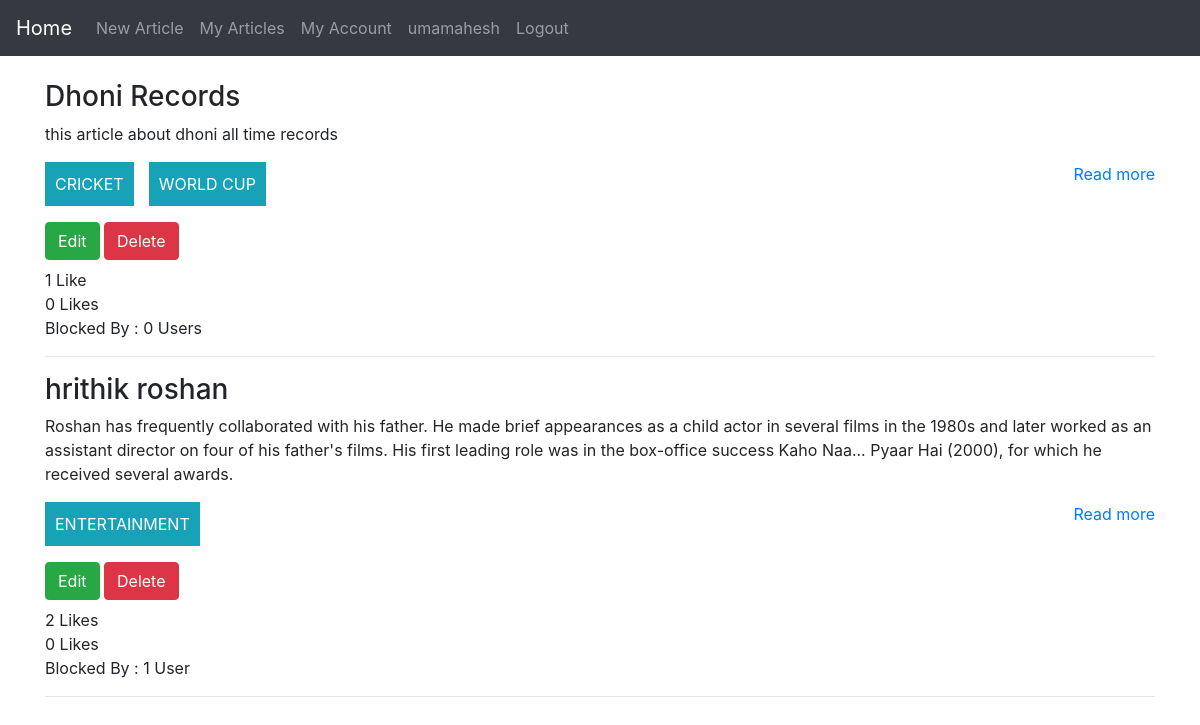
Screenshot of /myarticles/ (signed in) with the database file from the repository.
### articles/models.py (models this page shows, shortened)
class User(AbstractUser):
    mobile = models.CharField(max_length=13)
    birth_date = models.DateField(null=True, blank=True)
    article_preferences = models.ForeignKey(Category,on_delete=models.CASCADE,blank=True,null=True)

class Article(models.Model):
    name = models.CharField("Article Name",max_length=100)
    description = models.TextField(max_length=1000)
    image = models.CharField(max_length=500,default="http://cloudrangers.com/blog/wp-content/uploads/2017/08/blog_default.png")
    category = models.ForeignKey(Category, on_delete=models.CASCADE)
    tags = models.ManyToManyField(Tags)
    user = models.ForeignKey(User, on_delete=models.CASCADE)
    likes = models.ManyToManyField(User,blank=True,related_name='likes')
    dislikes = models.ManyToManyField(User, blank=True, related_name='dislikes')
    blocked_by = models.ManyToManyField(User,blank=True,related_name='blocked_users')
    def __str__(self):
        return self.name

class Tags(models.Model):
    name = models.CharField(max_length=50)
    def __str__(self):
        return self.name

### articles/views.py (the view)
# urls.py: path('myarticles/', MyArticleListView.as_view(),name = "my_articles"),
@method_decorator(login_required, name='dispatch')
class MyArticleListView(ListView):
    model = Article
    context_object_name = 'articles'
    template_name = 'articles/my_articles.html'
    def get_queryset(self):
        user_articles = Article.objects.filter(user=self.request.user)
        return user_articles

### articles/templates/articles/my_articles.html (shortened to what this page needs)
{% extends 'articles/base.html' %}
{% block content %}
    <div class="span8">
        {% for article in articles %}
                <h3>{{article.name}}</h3>
                <p>{{article.description}}</p>
                <div>
                    <div class="more label"><a href="{% url 'article_details' article.id %}">Read more</a></div>
                    <div class="tags">
                        {% for tags in article.tags.all %}
                            <span class="btn-info"><a href="#">{{ tags }}</a></span>
                        {% endfor %}
                    </div>
                </div>
                <div class="mt-3 mb-2">
                {% if user.is_authenticated %}
                    <a href="{% url 'article_edit' article.id %}" class="btn btn-success">Edit</a>
                    <a href="{% url 'article_delete' article.id %}" class="btn btn-danger">Delete</a>
                 {% endif %}
                </div>
                {{ article.likes.all|length }} Like{{ article.likes.all|length|pluralize }}
                <br>
                {{ article.dislikes.all|length }} Like{{ article.dislikes.all|length|pluralize }}
                <br>
                Blocked By : {{ article.blocked_by.all|length }} User{{ article.blocked_by.all|length|pluralize }}
                <hr>
        {%empty%}
        <div class="alert alert-danger alert-dismissible fade show">
            <button type="button" class="close" data-dismiss="alert"> &times;</button>
            You don't have any articles
        </div>
        {% endfor %}
    </div>
{% endblock %}

### articles/templates/articles/base.html (shortened to what this page needs)
<!DOCTYPE html>
<html lang="en">
<head>
    {% load static %}
    <link rel="stylesheet" href="https://maxcdn.bootstrapcdn.com/bootstrap/4.3.1/css/bootstrap.min.css">
    <link rel="stylesheet" href="https://use.fontawesome.com/releases/v5.7.0/css/all.css">
    <link href="{% static 'articles/css/article_list_styles.css' %}" rel="stylesheet">
</head>
<body>
<nav class="navbar navbar-expand-md bg-dark navbar-dark">
    <a class="navbar-brand" href="{% url 'home' %}">Home</a>
    <div class="collapse navbar-collapse" id="collapsibleNavbar">
      <ul class="navbar-nav">
          <li class="nav-item">
            <a class="nav-link" href="{% url 'article_create' %}">New Article</a>
          </li>
          {% if user.is_authenticated %}
              <li class="nav-item">
                <a class="nav-link" href="{% url 'my_articles' %}">My Articles</a>
              </li>
              <li class="nav-item">
                <a class="nav-link" href="{% url 'my_account' user.pk %}">My Account</a>
              </li>
               <li class="nav-link" href="#">{% if user.is_authenticated %}{{request.user}}{%else%}Guest{% endif %}</li>
              <li class="nav-item">
                  <a class="nav-link" href="{% url 'account_logout' %}">Logout</a>
              </li><li class="nav-item">
          {% endif %}
      </ul>
    </div>
</nav>
<br>
<div class="container">
{% block content %}
{% endblock %}
</div>
</body>
</html>

### static/articles/css/article_list_styles.css (style rules this page uses)
.btn-info { margin-right:15px; text-transform:uppercase; padding:10px; display:block; float:left; }
.btn-info a { display:block; text-decoration:none; width:100%; height:100%; color:#fff; }
.more.label { float:right; }

### rows the page displays
User: user "umamahesh"
Article: name "Dhoni Records", description "this article about dhoni all time records", likes.all|length "1", dislikes.all|length "0", blocked_by.all|length "0"
Tags: name "CRICKET"
Tags: name "WORLD CUP"
Article: name "hrithik roshan", description "Roshan has frequently collaborated with his father. He made brief appearances as a child actor in several films in the 1980s and later worked as an assistant director on four of his father's films. His first leading role was in the box-office success Kaho Naa... Pyaar Hai (2000), for which he received several awards.", likes.all|length "2", dislikes.all|length "0", blocked_by.all|length "1"
Tags: name "ENTERTAINMENT"
